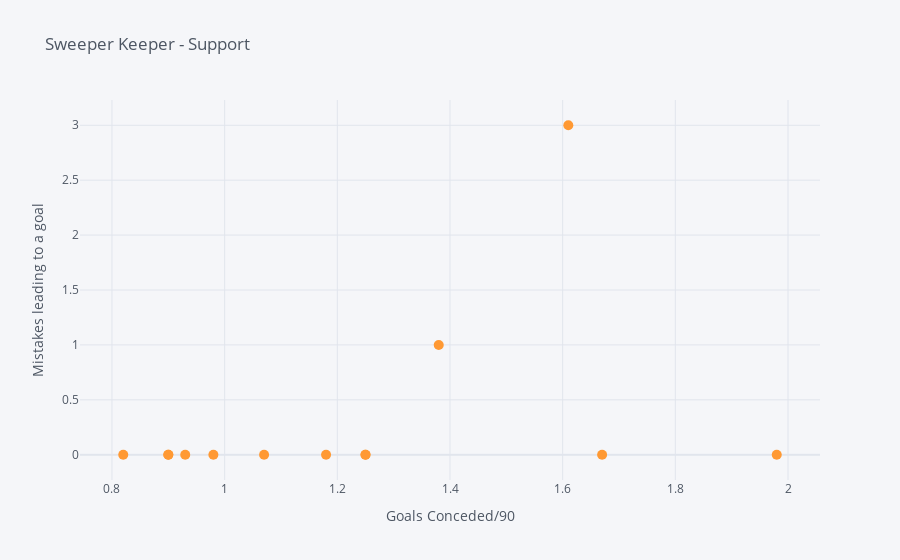

Here is the notebook cell this chart was saved with:
### Code cell
# Create Scatter Plot 

df1.iplot(kind='scatter',x='Con/90',y='Gl Mst',
           mode='markers',text='Name',size=10,
          xTitle='Goals Conceded/90',yTitle='Mistakes leading to a goal',title='Sweeper Keeper - Support')

### Figure 1 — Plotly figure (JSON) as saved in the notebook; plotly's stock layout.template omitted (floating-point values rounded to 4 significant figures; data arrays with more than 128 entries replaced by an {"elided": "..."} marker saying what was removed)
{"data": [{"line": {"color": "rgba(255, 153, 51, 1.0)", "dash": "solid", "shape": "linear", "width": 1.3}, "marker": {"size": 10, "symbol": "circle"}, "mode": "markers", "name": "Gl Mst", "text": {"elided": "272 str values"}, "type": "scatter", "x": {"elided": "272 str values"}, "y": {"elided": "272 mixed values"}}], "layout": {"legend": {"bgcolor": "#F5F6F9", "font": {"color": "#4D5663"}}, "paper_bgcolor": "#F5F6F9", "plot_bgcolor": "#F5F6F9", "title": {"font": {"color": "#4D5663"}, "text": "Sweeper Keeper - Support"}, "xaxis": {"gridcolor": "#E1E5ED", "showgrid": true, "tickfont": {"color": "#4D5663"}, "title": {"font": {"color": "#4D5663"}, "text": "Goals Conceded/90"}, "zerolinecolor": "#E1E5ED"}, "yaxis": {"gridcolor": "#E1E5ED", "showgrid": true, "tickfont": {"color": "#4D5663"}, "title": {"font": {"color": "#4D5663"}, "text": "Mistakes leading to a goal"}, "zerolinecolor": "#E1E5ED"}}}
